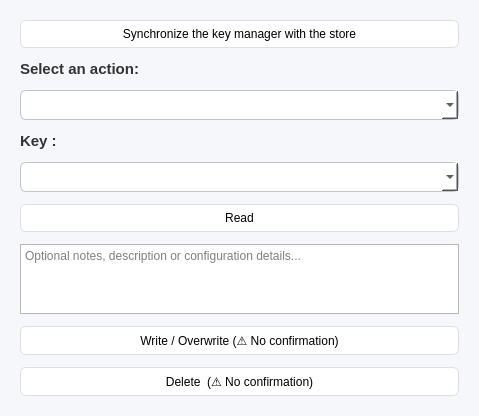
<?xml version="1.0" encoding="UTF-8"?>
<ui version="4.0">
 <class>KeyManagerUI</class>
 <widget class="QDialog" name="KeyManagerUI">
  <property name="geometry">
   <rect>
    <x>0</x>
    <y>0</y>
    <width>479</width>
    <height>387</height>
   </rect>
  </property>
  <property name="windowTitle">
   <string>Key Manager</string>
  </property>
  <property name="styleSheet">
   <string notr="true">
   QDialog {
       background-color: #f5f7fa;
       font-family: &quot;Segoe UI&quot;, &quot;Helvetica Neue&quot;, Arial;
       font-size: 10pt;
   }
   QLabel {
       font-size: 11pt;
       font-weight: 600;
       color: #333333;
   }
   QComboBox {
       padding: 6px;
       border-radius: 6px;
       border: 1px solid #c0c4cc;
       background: #ffffff;
   }
   QComboBox:hover {
       border: 1px solid #409eff;
   }
   QPushButton {
       min-width: 90px;
       padding: 6px 12px;
       border-radius: 6px;
       border: 1px solid #dcdfe6;
       background-color: #ffffff;
   }
   QPushButton:hover {
       border: 1px solid #409eff;
   }
   </string>
  </property>
  <layout class="QVBoxLayout" name="verticalLayout">
   <property name="spacing">
    <number>12</number>
   </property>
   <property name="leftMargin">
    <number>20</number>
   </property>
   <property name="topMargin">
    <number>20</number>
   </property>
   <property name="rightMargin">
    <number>20</number>
   </property>
   <property name="bottomMargin">
    <number>20</number>
   </property>
   <item>
    <widget class="QPushButton" name="pushButton_sync">
     <property name="text">
      <string>Synchronize the key manager with the store</string>
     </property>
    </widget>
   </item>
   <item>
    <widget class="QLabel" name="labelTitle">
     <property name="text">
      <string>Select an action:</string>
     </property>
    </widget>
   </item>
   <item>
    <widget class="QComboBox" name="comboActions">
     <property name="editable">
      <bool>false</bool>
     </property>
    </widget>
   </item>
   <item>
    <widget class="QLabel" name="labelMode">
     <property name="text">
      <string>Key :</string>
     </property>
    </widget>
   </item>
   <item>
    <widget class="QComboBox" name="comboMode">
     <property name="editable">
      <bool>false</bool>
     </property>
    </widget>
   </item>
   <item>
    <widget class="QPushButton" name="pushButton_read">
     <property name="text">
      <string>Read</string>
     </property>
    </widget>
   </item>
   <item>
    <widget class="QTextEdit" name="textDetails">
     <property name="placeholderText">
      <string>Optional notes, description or configuration details...</string>
     </property>
    </widget>
   </item>
   <item>
    <spacer name="verticalSpacer">
     <property name="orientation">
      <enum>Qt::Vertical</enum>
     </property>
     <property name="sizeHint" stdset="0">
      <size>
       <width>20</width>
       <height>20</height>
      </size>
     </property>
    </spacer>
   </item>
   <item>
    <widget class="QPushButton" name="pushButton_write">
     <property name="text">
      <string>Write / Overwrite (⚠️ No confirmation)</string>
     </property>
    </widget>
   </item>
   <item>
    <widget class="QPushButton" name="pushButton_delete">
     <property name="text">
      <string>Delete  (⚠️ No confirmation)</string>
     </property>
    </widget>
   </item>
  </layout>
 </widget>
 <resources/>
 <connections/>
</ui>
